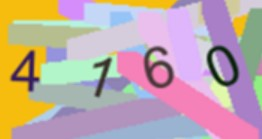
#> input picture ocr_test/number/num2.jpg, 262 x 139 px
$ python ocr_adjust.py
#> lines starting #> are read from the running program, lines starting #| are printed output that depends on the picture; after the words box and inside, x2 and y2 are one past the last pixel; in counts of white or black regions, pixels touching at a corner belong together
import pytesseract
from PIL import Image
import cv2

lowValue = 0
upValue = 255

def adjust_up(up):
    global lowValue, upValue, gray
    upValue = up
    ret, binary = cv2.threshold(gray, lowValue, upValue, cv2.THRESH_BINARY_INV | cv2.THRESH_OTSU)
    cv2.imshow('binary', binary)
def adjust_down(down):
    global lowValue, upValue, gray
    lowValue = down
    ret, binary = cv2.threshold(gray, lowValue, upValue, cv2.THRESH_BINARY_INV | cv2.THRESH_OTSU)
    cv2.imshow('binary', binary)
def main():
    global gray
    pytesseract.pytesseract.tesseract_cmd = r"C:\Program Files\Tesseract-OCR\tesseract.exe"
    img = cv2.imread('num2.jpg')
#> img is the input picture: shape (139, 262, 3); mean B, G, R 166.7, 169.2, 192.3
    gray = cv2.cvtColor(img, cv2.COLOR_BGR2GRAY)
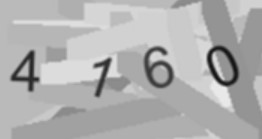
#> gray: shape (139, 262); min 19, max 238, mean 175.8
    ret, binary = cv2.threshold(gray, 0, 255, cv2.THRESH_BINARY_INV | cv2.THRESH_OTSU)
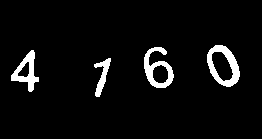
#> binary: shape (139, 262); 5.2% white; 4 white regions, box (x1, y1, x2, y2) and area: (207, 45, 240, 87) 612, (144, 47, 174, 88) 539, (11, 50, 39, 92) 464, (94, 58, 111, 97) 269
#> ret = 128
    cv2.imshow("binary",binary)
    cv2.createTrackbar('binary adjust up ', 'binary', 0, 255, adjust_up)
    cv2.createTrackbar('binary adjust down ', 'binary', 0, 255, adjust_down)
    cv2.waitKey(0)
    img2 = Image.fromarray(cv2.cvtColor(binary, cv2.COLOR_BGR2RGB))
    print(pytesseract.image_to_string(img2, lang="eng"))
#> (this line was passed over: pytesseract is not available in this run)


if __name__ == "__main__":
    main()

$ run again, with ocr_test/number/num1.jpg copied over ocr_test/number/num2.jpg
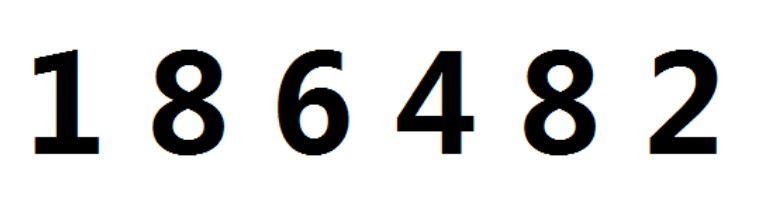
#> input picture ocr_test/number/num1.jpg, 780 x 205 px
#> in main, img is the input picture: shape (205, 780, 3); mean B, G, R 216, 216, 215.9
#> in main, `gray = cv2.cvtColor(img, cv2.COLOR_BGR2GRAY)`:
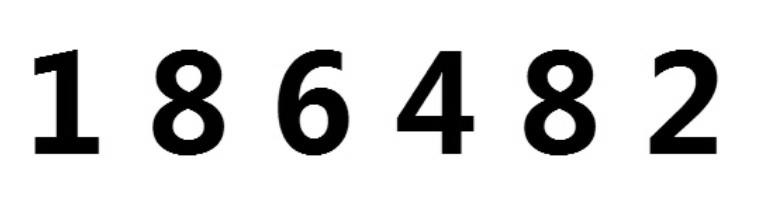
#> gray: shape (205, 780); min 0, max 255, mean 216
#> in main, `ret, binary = cv2.threshold(gray, 0, 255, cv2.THRESH_BINARY_INV | cv2...`:
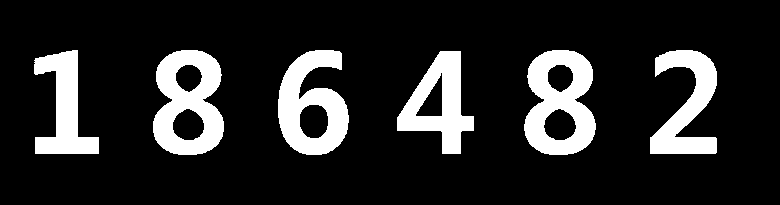
#> binary: shape (205, 780); 15.4% white; 6 white regions, box (x1, y1, x2, y2) and area: (524, 50, 596, 155) 4725, (153, 50, 224, 155) 4715, (278, 50, 349, 155) 4412, (397, 51, 474, 154) 3737, (650, 50, 717, 154) 3643, (34, 50, 99, 154) 3331
#> ret = 131
